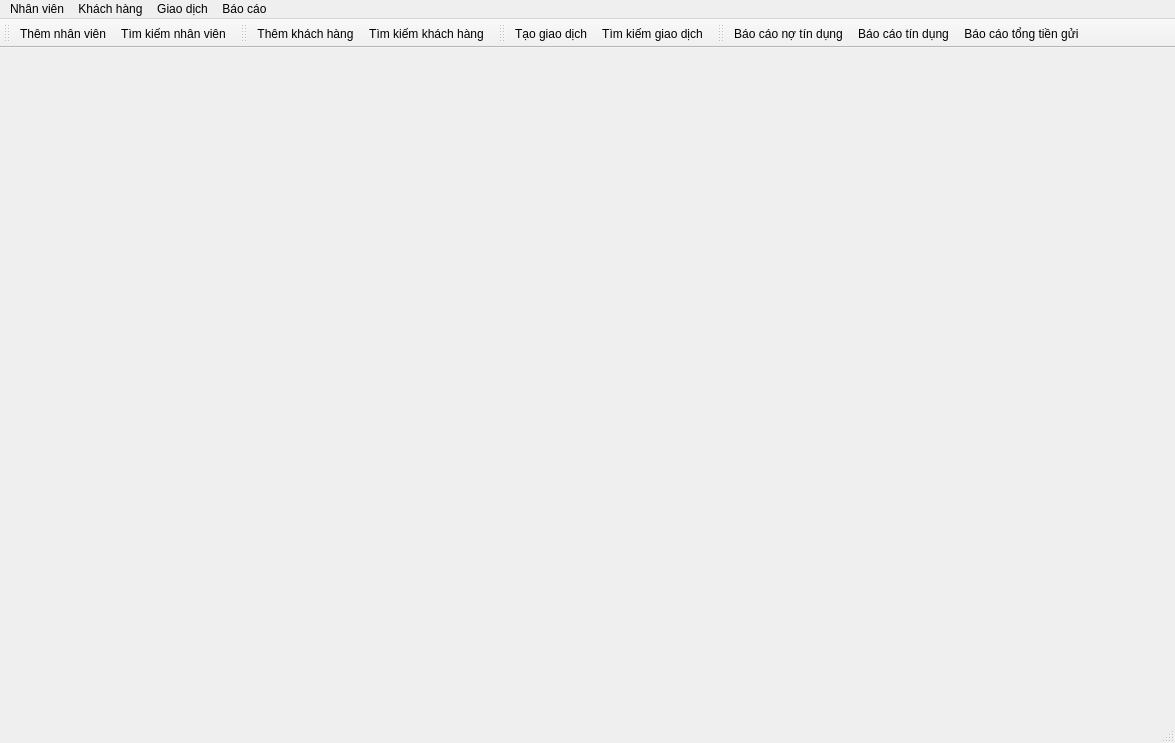
<?xml version="1.0" encoding="UTF-8"?>
<ui version="4.0">
 <class>MainWindow</class>
 <widget class="QMainWindow" name="MainWindow">
  <property name="geometry">
   <rect>
    <x>0</x>
    <y>0</y>
    <width>1175</width>
    <height>743</height>
   </rect>
  </property>
  <property name="windowTitle">
   <string>Phần mềm quản lý chi nhánh ngân hàng</string>
  </property>
  <widget class="QWidget" name="centralwidget">
   <property name="sizePolicy">
    <sizepolicy hsizetype="Expanding" vsizetype="Expanding">
     <horstretch>0</horstretch>
     <verstretch>0</verstretch>
    </sizepolicy>
   </property>
   <widget class="QWidget" name="gridWidget" native="true">
    <property name="geometry">
     <rect>
      <x>-1</x>
      <y>-1</y>
      <width>1920</width>
      <height>1080</height>
     </rect>
    </property>
    <property name="sizePolicy">
     <sizepolicy hsizetype="Expanding" vsizetype="Expanding">
      <horstretch>0</horstretch>
      <verstretch>0</verstretch>
     </sizepolicy>
    </property>
    <layout class="QGridLayout" name="gridLayout">
     <item row="0" column="0">
      <widget class="QScrollArea" name="QS_Body">
       <property name="widgetResizable">
        <bool>true</bool>
       </property>
       <widget class="QWidget" name="scrollAreaWidgetContents">
        <property name="geometry">
         <rect>
          <x>0</x>
          <y>0</y>
          <width>1920</width>
          <height>1080</height>
         </rect>
        </property>
       </widget>
      </widget>
     </item>
    </layout>
   </widget>
  </widget>
  <widget class="QMenuBar" name="menubar">
   <property name="geometry">
    <rect>
     <x>0</x>
     <y>0</y>
     <width>1920</width>
     <height>26</height>
    </rect>
   </property>
   <widget class="QMenu" name="menuNh_n_vi_n">
    <property name="title">
     <string>Nhân viên</string>
    </property>
    <addaction name="action_add_staff"/>
    <addaction name="action_search_staff"/>
    <addaction name="action_payroll"/>
   </widget>
   <widget class="QMenu" name="menuKh_ch_h_ng">
    <property name="title">
     <string>Khách hàng</string>
    </property>
    <addaction name="action_add_customer"/>
    <addaction name="action_search_customer"/>
    <addaction name="action_create_account"/>
   </widget>
   <widget class="QMenu" name="menuGiao_d_ch">
    <property name="title">
     <string>Giao dịch</string>
    </property>
    <addaction name="action_create_transaction"/>
    <addaction name="action_search_transaction"/>
   </widget>
   <widget class="QMenu" name="menuB_o_c_o">
    <property name="title">
     <string>Báo cáo</string>
    </property>
    <addaction name="action_report_ntd"/>
    <addaction name="action_report_td"/>
    <addaction name="action_report_total"/>
   </widget>
   <addaction name="menuNh_n_vi_n"/>
   <addaction name="menuKh_ch_h_ng"/>
   <addaction name="menuGiao_d_ch"/>
   <addaction name="menuB_o_c_o"/>
  </widget>
  <widget class="QStatusBar" name="statusbar"/>
  <widget class="QToolBar" name="toolBar">
   <property name="windowTitle">
    <string>toolBar</string>
   </property>
   <property name="iconSize">
    <size>
     <width>50</width>
     <height>50</height>
    </size>
   </property>
   <attribute name="toolBarArea">
    <enum>TopToolBarArea</enum>
   </attribute>
   <attribute name="toolBarBreak">
    <bool>false</bool>
   </attribute>
   <addaction name="action_add_staff"/>
   <addaction name="action_search_staff"/>
  </widget>
  <widget class="QToolBar" name="toolBar_2">
   <property name="windowTitle">
    <string>toolBar_2</string>
   </property>
   <property name="iconSize">
    <size>
     <width>50</width>
     <height>50</height>
    </size>
   </property>
   <attribute name="toolBarArea">
    <enum>TopToolBarArea</enum>
   </attribute>
   <attribute name="toolBarBreak">
    <bool>false</bool>
   </attribute>
   <addaction name="action_add_customer"/>
   <addaction name="action_search_customer"/>
  </widget>
  <widget class="QToolBar" name="toolBar_3">
   <property name="windowTitle">
    <string>toolBar_3</string>
   </property>
   <property name="iconSize">
    <size>
     <width>50</width>
     <height>50</height>
    </size>
   </property>
   <attribute name="toolBarArea">
    <enum>TopToolBarArea</enum>
   </attribute>
   <attribute name="toolBarBreak">
    <bool>false</bool>
   </attribute>
   <addaction name="action_create_transaction"/>
   <addaction name="action_search_transaction"/>
  </widget>
  <widget class="QToolBar" name="toolBar_4">
   <property name="windowTitle">
    <string>toolBar_4</string>
   </property>
   <property name="iconSize">
    <size>
     <width>50</width>
     <height>50</height>
    </size>
   </property>
   <attribute name="toolBarArea">
    <enum>TopToolBarArea</enum>
   </attribute>
   <attribute name="toolBarBreak">
    <bool>false</bool>
   </attribute>
   <addaction name="action_report_ntd"/>
   <addaction name="action_report_td"/>
   <addaction name="action_report_total"/>
  </widget>
  <action name="action_add_staff">
   <property name="icon">
    <iconset resource="../resource.qrc">
     <normaloff>:/icon/assets/icon/staff.png</normaloff>:/icon/assets/icon/staff.png</iconset>
   </property>
   <property name="text">
    <string>Thêm nhân viên</string>
   </property>
  </action>
  <action name="action_search_staff">
   <property name="icon">
    <iconset resource="../resource.qrc">
     <normaloff>:/icon/assets/icon/searchstaff.png</normaloff>:/icon/assets/icon/searchstaff.png</iconset>
   </property>
   <property name="text">
    <string>Tìm kiếm nhân viên</string>
   </property>
  </action>
  <action name="action_payroll">
   <property name="icon">
    <iconset resource="../resource.qrc">
     <normaloff>:/icon/assets/icon/salary.png</normaloff>:/icon/assets/icon/salary.png</iconset>
   </property>
   <property name="text">
    <string>Tính lương</string>
   </property>
  </action>
  <action name="action_add_customer">
   <property name="icon">
    <iconset resource="../resource.qrc">
     <normaloff>:/icon/assets/icon/customer.png</normaloff>:/icon/assets/icon/customer.png</iconset>
   </property>
   <property name="text">
    <string>Thêm khách hàng</string>
   </property>
  </action>
  <action name="action_search_customer">
   <property name="icon">
    <iconset resource="../resource.qrc">
     <normaloff>:/icon/assets/icon/searchcutomer.png</normaloff>:/icon/assets/icon/searchcutomer.png</iconset>
   </property>
   <property name="text">
    <string>Tìm kiếm khách hàng</string>
   </property>
  </action>
  <action name="action_create_account">
   <property name="icon">
    <iconset resource="../resource.qrc">
     <normaloff>:/icon/assets/icon/addaccount.png</normaloff>:/icon/assets/icon/addaccount.png</iconset>
   </property>
   <property name="text">
    <string>Tạo tài khoản</string>
   </property>
  </action>
  <action name="action_create_transaction">
   <property name="icon">
    <iconset resource="../resource.qrc">
     <normaloff>:/icon/assets/icon/transaction.png</normaloff>:/icon/assets/icon/transaction.png</iconset>
   </property>
   <property name="text">
    <string>Tạo giao dịch</string>
   </property>
  </action>
  <action name="action_search_transaction">
   <property name="icon">
    <iconset resource="../resource.qrc">
     <normaloff>:/icon/assets/icon/searchtransaction.png</normaloff>:/icon/assets/icon/searchtransaction.png</iconset>
   </property>
   <property name="text">
    <string>Tìm kiếm giao dịch</string>
   </property>
  </action>
  <action name="action_report_ntd">
   <property name="icon">
    <iconset resource="../resource.qrc">
     <normaloff>:/icon/assets/icon/report.png</normaloff>:/icon/assets/icon/report.png</iconset>
   </property>
   <property name="text">
    <string>Báo cáo nợ tín dụng</string>
   </property>
  </action>
  <action name="action_report_td">
   <property name="icon">
    <iconset resource="../resource.qrc">
     <normaloff>:/icon/assets/icon/report2.png</normaloff>:/icon/assets/icon/report2.png</iconset>
   </property>
   <property name="text">
    <string>Báo cáo tín dụng</string>
   </property>
  </action>
  <action name="action_report_total">
   <property name="icon">
    <iconset resource="../resource.qrc">
     <normaloff>:/icon/assets/icon/result.png</normaloff>:/icon/assets/icon/result.png</iconset>
   </property>
   <property name="text">
    <string>Báo cáo tổng tiền gửi</string>
   </property>
  </action>
 </widget>
 <resources>
  <include location="../resource.qrc"/>
 </resources>
 <connections/>
</ui>
